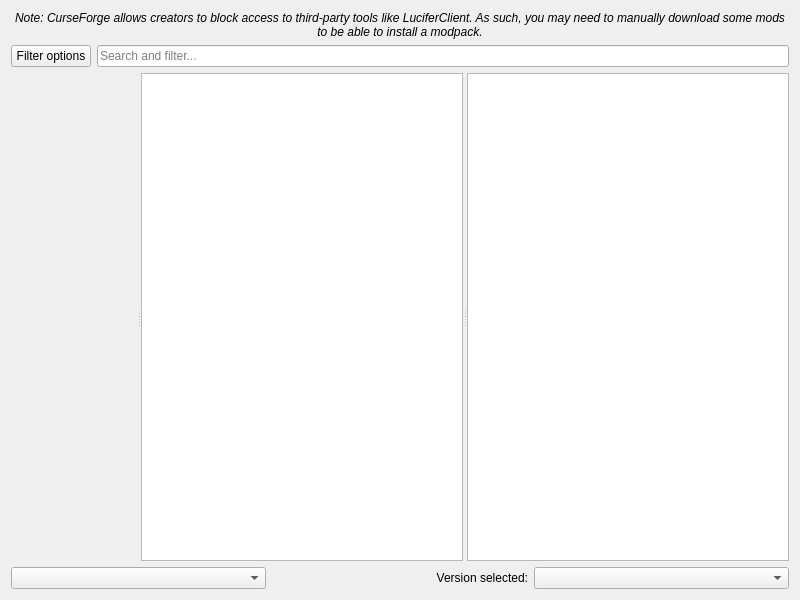
<?xml version="1.0" encoding="UTF-8"?>
<ui version="4.0">
 <class>FlamePage</class>
 <widget class="QWidget" name="FlamePage">
  <property name="geometry">
   <rect>
    <x>0</x>
    <y>0</y>
    <width>800</width>
    <height>600</height>
   </rect>
  </property>
  <layout class="QVBoxLayout" name="verticalLayout">
   <item>
    <widget class="QLabel" name="label_2">
     <property name="font">
      <font>
       <italic>true</italic>
      </font>
     </property>
     <property name="text">
      <string>Note: CurseForge allows creators to block access to third-party tools like LuciferClient. As such, you may need to manually download some mods to be able to install a modpack.</string>
     </property>
     <property name="alignment">
      <set>Qt::AlignCenter</set>
     </property>
     <property name="wordWrap">
      <bool>true</bool>
     </property>
    </widget>
   </item>
   <item>
    <layout class="QHBoxLayout" name="horizontalLayout">
     <item>
      <widget class="QPushButton" name="filterButton">
       <property name="text">
        <string>Filter options</string>
       </property>
      </widget>
     </item>
     <item>
      <widget class="QLineEdit" name="searchEdit">
       <property name="placeholderText">
        <string>Search and filter...</string>
       </property>
      </widget>
     </item>
    </layout>
   </item>
   <item>
    <widget class="QSplitter" name="splitter">
     <property name="sizePolicy">
      <sizepolicy hsizetype="Expanding" vsizetype="Expanding">
       <horstretch>0</horstretch>
       <verstretch>0</verstretch>
      </sizepolicy>
     </property>
     <property name="orientation">
      <enum>Qt::Horizontal</enum>
     </property>
     <widget class="QWidget" name="widget" native="true"/>
     <widget class="QListView" name="packView">
      <property name="horizontalScrollBarPolicy">
       <enum>Qt::ScrollBarAlwaysOff</enum>
      </property>
      <property name="alternatingRowColors">
       <bool>true</bool>
      </property>
      <property name="iconSize">
       <size>
        <width>48</width>
        <height>48</height>
       </size>
      </property>
      <property name="verticalScrollMode">
       <enum>QAbstractItemView::ScrollPerPixel</enum>
      </property>
     </widget>
     <widget class="ProjectDescriptionPage" name="packDescription">
      <property name="openExternalLinks">
       <bool>true</bool>
      </property>
      <property name="openLinks">
       <bool>true</bool>
      </property>
     </widget>
    </widget>
   </item>
   <item>
    <layout class="QHBoxLayout">
     <item>
      <widget class="QComboBox" name="sortByBox"/>
     </item>
     <item>
      <widget class="QLabel" name="label">
       <property name="text">
        <string>Version selected:</string>
       </property>
       <property name="alignment">
        <set>Qt::AlignRight|Qt::AlignTrailing|Qt::AlignVCenter</set>
       </property>
      </widget>
     </item>
     <item>
      <widget class="QComboBox" name="versionSelectionBox"/>
     </item>
    </layout>
   </item>
  </layout>
 </widget>
 <customwidgets>
  <customwidget>
   <class>ProjectDescriptionPage</class>
   <extends>QTextBrowser</extends>
   <header>ui/widgets/ProjectDescriptionPage.h</header>
  </customwidget>
 </customwidgets>
 <tabstops>
  <tabstop>packView</tabstop>
  <tabstop>packDescription</tabstop>
  <tabstop>sortByBox</tabstop>
  <tabstop>versionSelectionBox</tabstop>
 </tabstops>
 <resources/>
 <connections/>
</ui>
